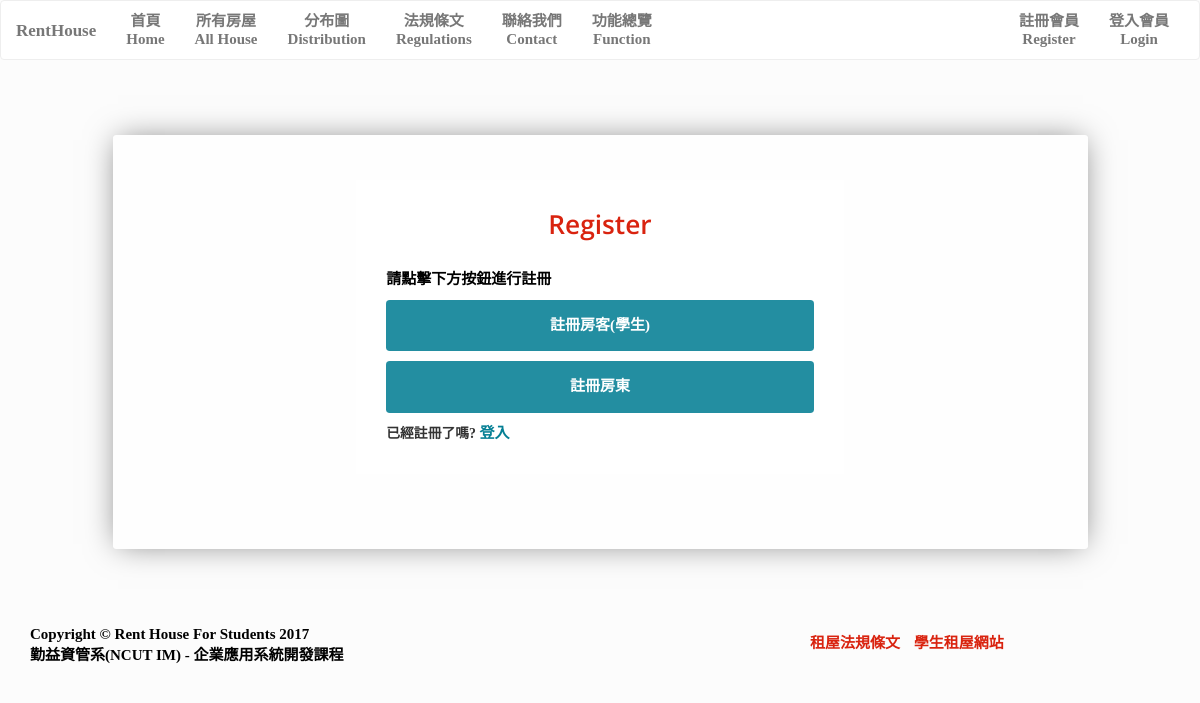
The app's page /register_entrance.php with its own data.
### tables this page shows
CREATE TABLE `level` (
  `lev_id` int(10) NOT NULL,
  `lev_name` varchar(40) NOT NULL
);

### Controller/Auth.php (called while the page is built, shortened)
<?php
class Auth
    {
        public static function registerlevel(){
            $mysqli = Connect::conn();
            $sql = "SELECT * FROM `level` LIMIT 0,2";
            $result= $mysqli->query($sql);
            if ($result->num_rows > 0){
               while($row = $result->fetch_array()) {
                    $levels[]=$row;
                }
                    return $levels;
             }else {
                echo "error";
             }
        }
    }
?>

### register_entrance.php (the view, shortened to what this page needs)
<?php
include('Controller/Auth.php');
include('common/head.php');
include('common/navigation.php');
?>
<link rel="stylesheet" type="text/css" href="css/member.css">
<div class="form-box l-col-wrap">
  <div class="l-col form-box__content">
    <h1 class="form-box__title">Register</h1>
    <br>
    <div class="u-auto-format-text">
      <p>請點擊下方按鈕進行註冊</p>
<?php
$levels = Auth::registerlevel();
if($levels){
  foreach ($levels as $level){
?>
      <button  type="submit" class="form__button button" value="<?php echo $level['lev_id'];?>" onclick="lev_value(this)" style="margin-bottom: 10px;">註冊<?php echo $level['lev_name'];?> </button>
<?php
  }
}
?>
      <small class="form-box__addon u-auto-format-text">
      已經註冊了嗎? <a href="login_entrance.php">登入</a>
      </small>
    </div>
  </div>
</div>
<?php
  include('common/footer.php');
?>

### css/member.css (style rules this page uses)
.l-col-wrap { display: -webkit-box; display: -ms-flexbox; display: flex; }
.l-col { min-width: 50%; width: 50%; max-width: 50%; }
.button { border: 0; font-size: 1em; color: #fff; background-color: rgba(5, 127, 148, 0.88); border-radius: 0.25em; padding: 1em; }
.form-box { max-width: 65em; background-color: rgba(255, 255, 255, 0.77); border-radius: 0.25em; overflow: hidden; margin: 5em auto; padding-top: 3em; padding-bottom: 5em; box-shadow: 0 0 30px -5px rgba(0, 0, 0, 0.5); }
.form-box__content { background-color: #fff; margin: 0 auto; padding: 2em; }
.form-box__title { color: #d9230f; font-weight: 600; font-size: 1.75em; margin-top: 0; text-align: center; }
.form-box__addon { color: #333; }
.form__button { width: 100%; }
.u-auto-format-text a { color: #057f94; }

### records on screen
level: $level['lev_id'] 1 (drawn), lev_name "房客(學生)"
level: $level['lev_id'] 2 (drawn), lev_name "房東"
